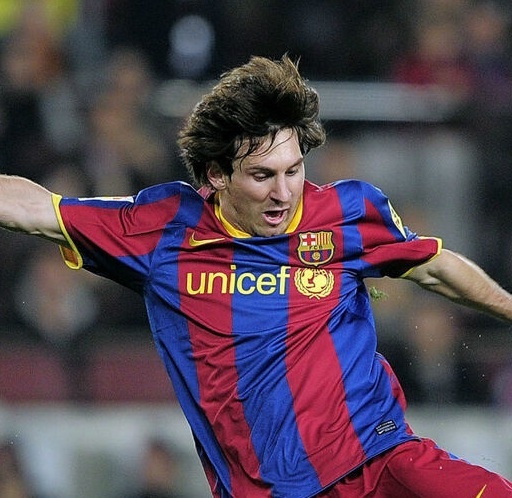
#> input picture OpenCV/3 Image Processing in OpenCV/10 - Histograms in OpenCV/messi3.jpg, 512 x 498 px
$ python matplot_hist_calc.py
#> lines starting #> are read from the running program, lines starting #| are printed output that depends on the picture
import cv2 as cv
import numpy as np
from matplotlib import pyplot as plt

img = cv.imread('messi3.jpg')
#> img is the input picture: shape (498, 512, 3); mean B, G, R 82.2, 69, 84.2
assert img is not None, 'cant find img, try os.path.exists()'

color = ('b','g','r')
for i, col in enumerate(color):
    histr = cv.calcHist([img],[i],None,[256],[0,256])
    plt.plot(histr,color = col)
    plt.xlim([0,256])
plt.show()
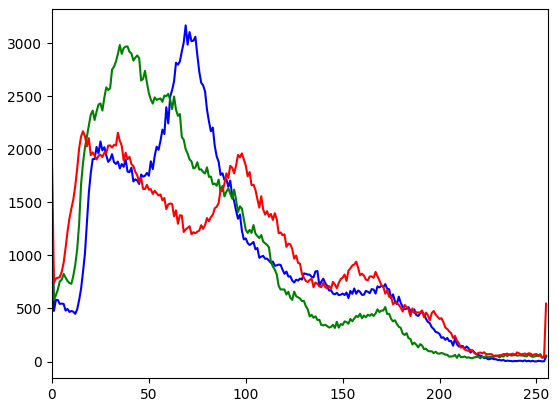
#> figure drawn by matplotlib, 1 panel; curve peaks at x = 69, y = 3166; curve peaks at x = 35, y = 2981; curve peaks at x = 16, y = 2169
